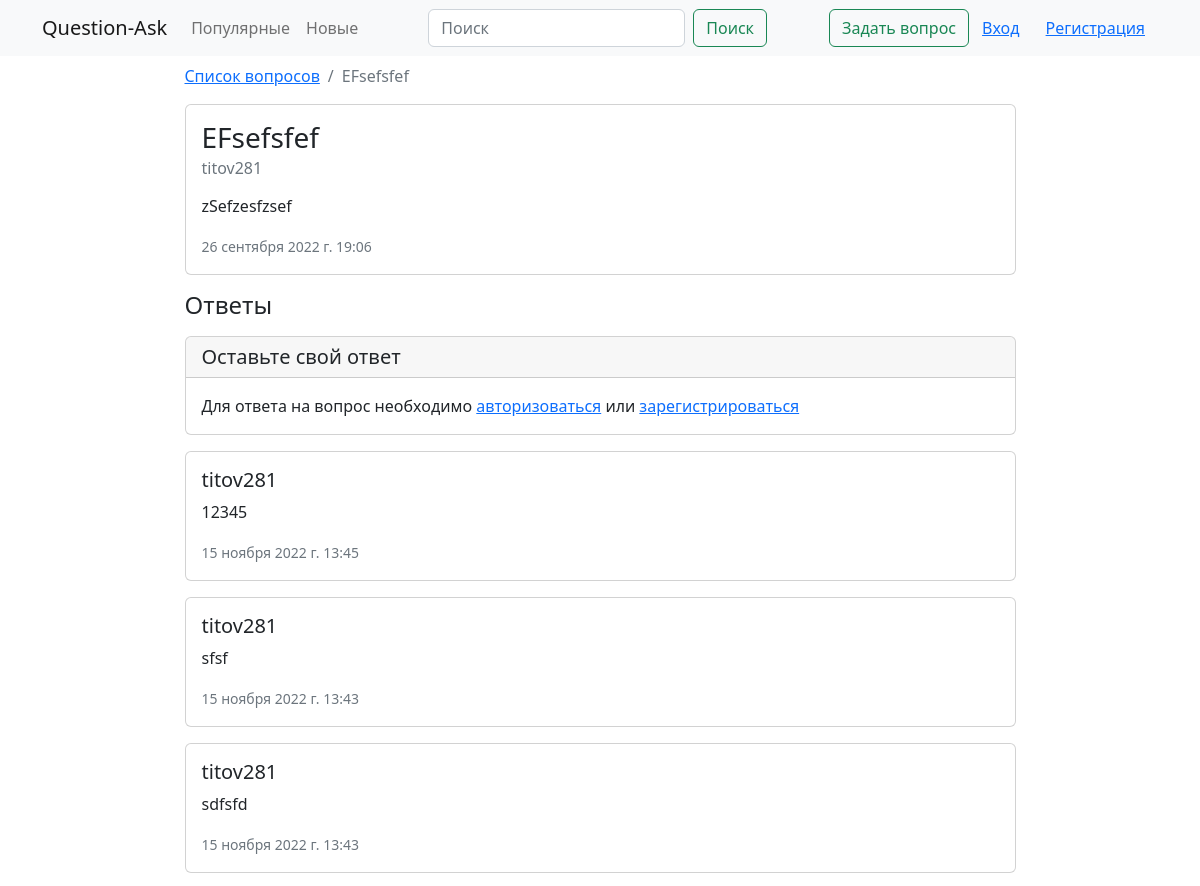
Page /question/4 (upper part) on the earlier database version.
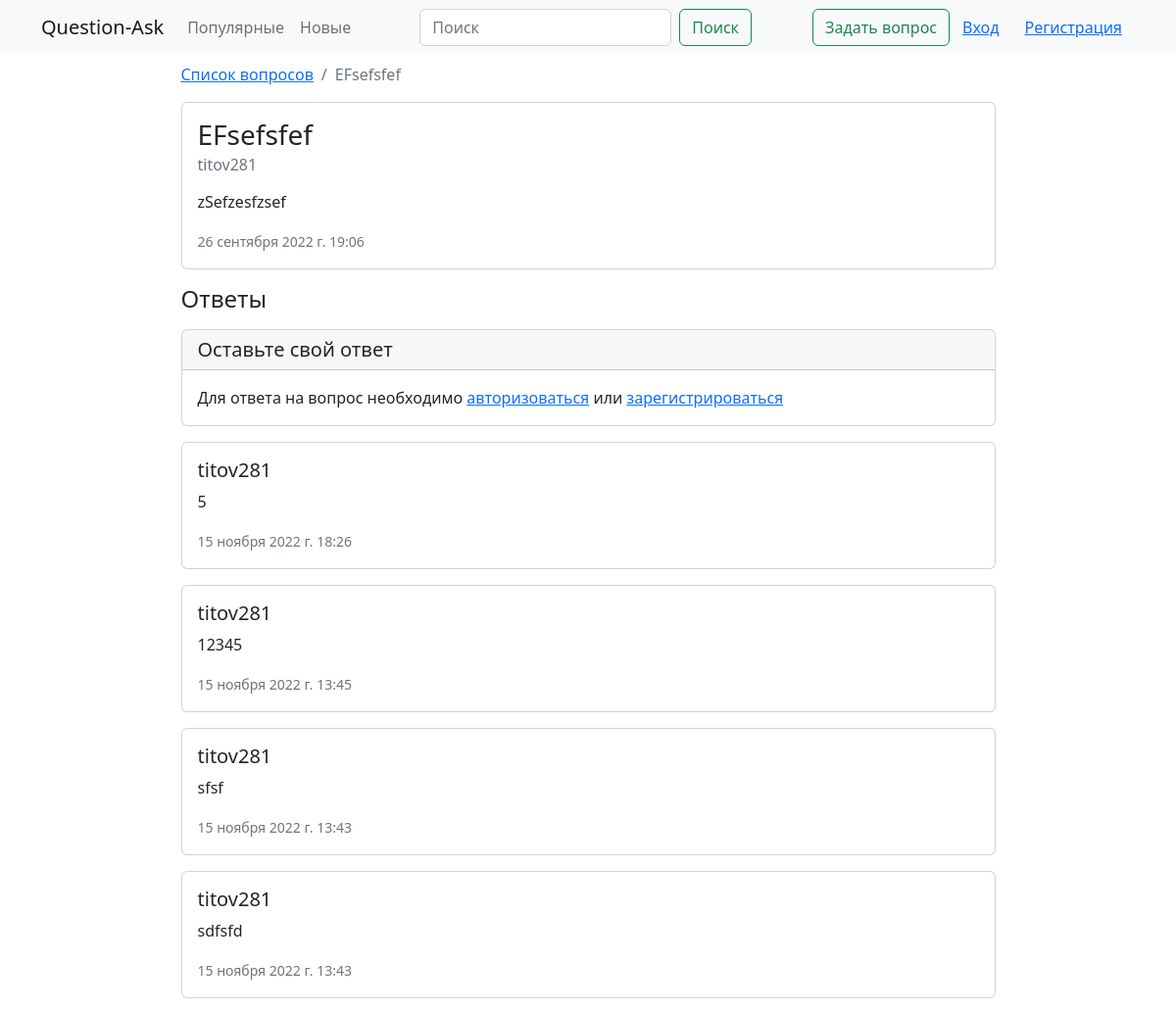
Same page on the later database version.
### qa/models.py (models this page shows)
class Answer(models.Model):
    text = models.TextField()
    added_at = models.DateTimeField(blank=True, auto_now_add=True)
    question = models.ForeignKey(Question, on_delete=models.CASCADE)
    author = models.ForeignKey(User, on_delete=models.CASCADE)

### qa/views.py (the view, shortened to what this page needs)
# urls.py: path('question/<int:pk>', views.QuestionView.as_view(), name='question'),
class QuestionView(View):
    def get(self, request, pk):
        question = get_object_or_404(Question, pk=pk)
        form = AnswerForm()
        return render(request, 'question.html', {
            'question': question,
            'form': form,
        })

### qa/forms.py
class AnswerForm(forms.Form):
    text = forms.CharField(required=True, widget=forms.Textarea(attrs={
        'class': 'form-control',
        'rows': 3,
    }))

### qa/models.py (called while the page is built)
    def answers(self):
        return self.answer_set.order_by('-added_at')

### qa/templates/question.html (shortened to what this page needs)
{% extends 'block/base.html' %}
{% block content %}
    <div class="container">
        <div class="row justify-content-center">
            <div class="col-lg-9">
                <nav aria-label="breadcrumb">
                    <ol class="breadcrumb">
                        <li class="breadcrumb-item"><a href="{% url 'qa:index' %}">Список вопросов</a></li>
                        <li class="breadcrumb-item active">{{ question.title }}</li>
                    </ol>
                </nav>
                <div class="card">
                    <div class="card-body">
                        <h3 class="card-title">{{ question.title }}</h3>
                        <h6 class="card-subtitle mb-2 text-muted">{{ question.author }}</h6>
                        <p class="card-text my-3">{{ question.text }}</p>
                        <time class="text-muted"><small>{{ question.added_at }}</small></time>
                    </div>
                </div>
                <h4 class="my-3">Ответы</h4>
                <div class="card">
                    <h5 class="card-header">Оставьте свой ответ</h5>
                    <div class="card-body">
                        {% if user.is_authenticated %}
                        {% if form.errors %}
                        {% for error in form.non_field_errors %}
                        <div class="alert alert-danger">
                            <strong>{{ error|escape }}</strong>
                        </div>
                        {% endfor %}
                        {% endif %}
                        <form method="post">
                            {% csrf_token %}
                            {{ form.text }}
                            {% for error in form.text.errors %}
                            <div class="alert alert-danger py-1 px-2 my-2">
                                <strong>{{ error|escape }}</strong>
                            </div>
                            {% endfor %}
                            <button type="submit" class="btn btn-primary mt-3">Отправить</button>
                        </form>
                        {% else %}
                        <p class="card-text">Для ответа на вопрос необходимо
                            <a href="{% url 'qa:login' %}">авторизоваться</a> или
                            <a href="{% url 'qa:signup' %}">зарегистрироваться</a>
                        </p>
                        {% endif %}
                    </div>
                </div>
                {% for answer in question.answers %}
                <div class="card my-3">
                    <div class="card-body">
                        <h5 class="card-title">{{ answer.author }}</h5>
                        <p class="card-text">{{ answer.text }}</p>
                        <time class="text-muted"><small>{{ answer.added_at }}</small></time>
                    </div>
                </div>
                {% endfor %}
            </div>
        </div>
    </div>
{% endblock %}

Differences in the rows shown:
added Answer: author "titov281", text "5", added_at "15 ноября 2022 г. 18:26"
